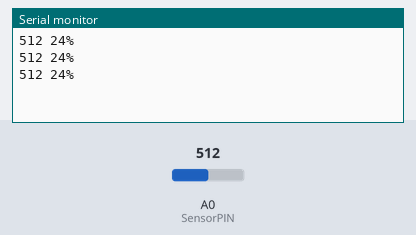
Bench run of a sketch on a simulated Arduino Uno, built with avr-gcc and run on an emulated ATmega328P. Shown: the last lines printed to the serial monitor. Inputs (shaded band) come from the test bench; at power-on: A0 (SensorPIN) = 512.

Above: at 1.6 s.
1.7 s: A0 (SensorPIN) set to 716
At 2.8 s:
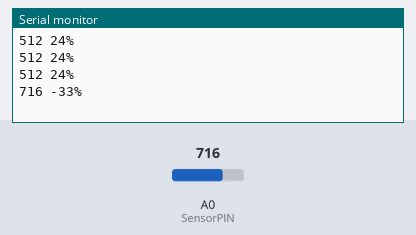
3.2 s: A0 (SensorPIN) set to 900
At 4.2 s:
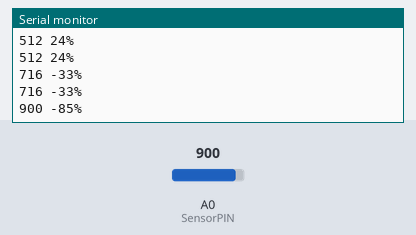
Timing chart, 0 to 6.2 s (numbered marks = the images above; inputs shaded):
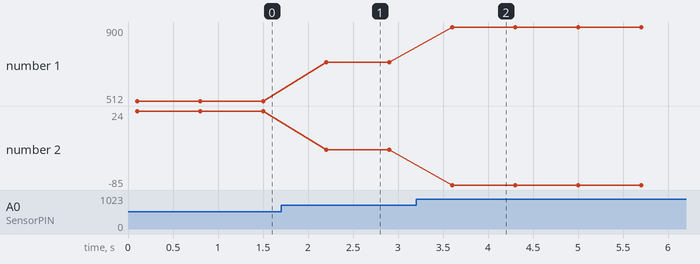

Measured:
- after the input at 1.7 s, the serial monitor: prints a new line after 0.50 s (image 1)
- after the input at 3.2 s, the serial monitor: prints a new line after 0.40 s (image 2)
- plotted number 1: 512 → 716 after the input at 1.7 s, 716 → 900 after the input at 3.2 s
- plotted number 2: 24 → -33 after the input at 1.7 s, -33 → -85 after the input at 3.2 s

The sketch:

Soil_Moisture_Test.ino
```cpp
#define SensorPIN A0 // pin of moisture sensor
int PowerPIN = 7;
const int dry = 595; // value for dry sensor
const int wet = 239; // value for wet sensor


void setup() {
  Serial.begin(9600);
  pinMode(PowerPIN, OUTPUT);
}

void loop()
{
  digitalWrite(PowerPIN, HIGH);
  delay(100);
  int sensorVal = analogRead(A0);
  int percentageHumididy = map(sensorVal, wet, dry, 100, 0);

  Serial.print(sensorVal);
  Serial.print(" ");
  Serial.print(percentageHumididy);
  Serial.println("%");

  delay(100);
  digitalWrite(PowerPIN, LOW);
  delay(500);
}
```
